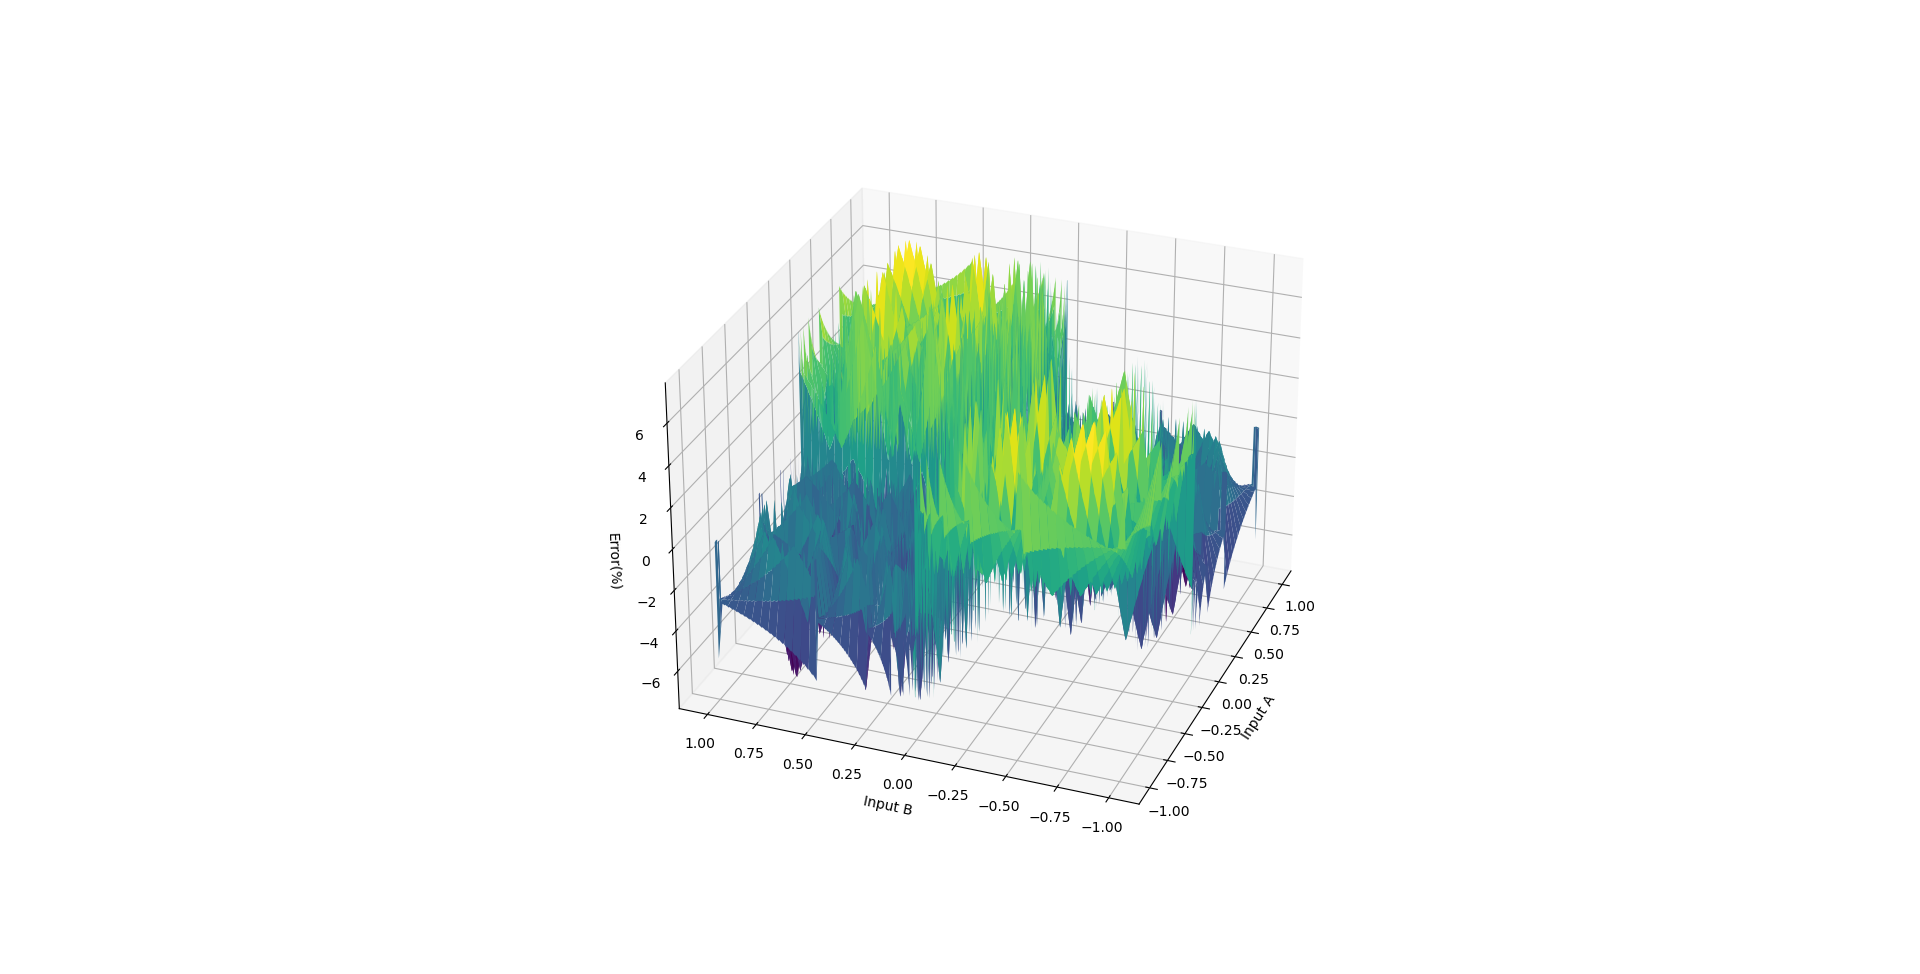

Recreate this plot in Python.
import numpy as np
import matplotlib.pyplot as plt
#from mpl_toolkits.mplot3d import Axes3D  # Ensure this import is here, but may not always be necessary

# Read the CSV file
F = np.loadtxt('small_num.csv', delimiter=',')

# Extract the third column and transpose it
err = F[:, 2]

# Define the range and step size for the grid
step_size = 0.0015
range_values = np.arange(-1, 1, step_size)

# Generate the grid
in_a, in_b = np.meshgrid(range_values, range_values)

# Reshape the err vector into a 2D matrix
err_mat = np.reshape(err, (len(range_values), len(range_values)))

# Create a 3D mesh plot
fig = plt.figure()
ax = fig.add_subplot(111, projection='3d')
ax.plot_surface(in_a, in_b, err_mat, cmap='viridis')

# Set labels
ax.set_xlabel('Input A')
ax.set_ylabel('Input B')
ax.set_zlabel('Error(%)')

plt.show()
